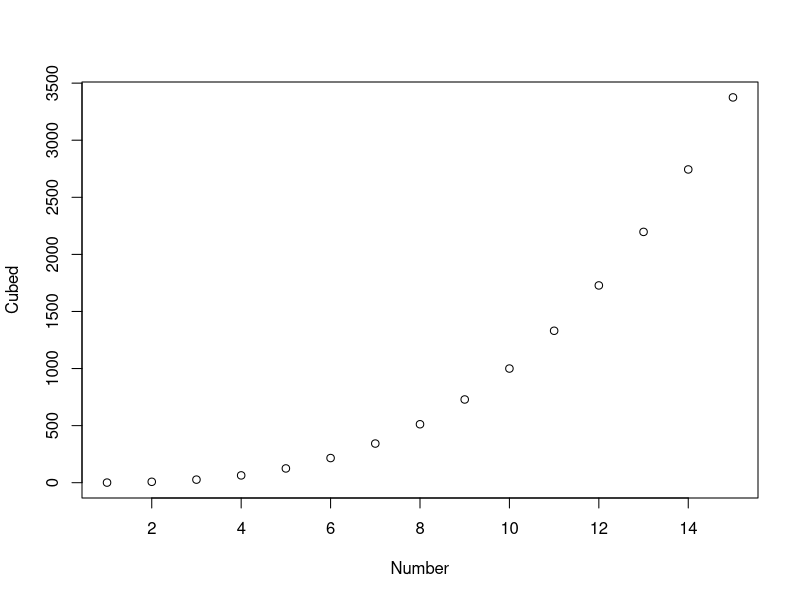
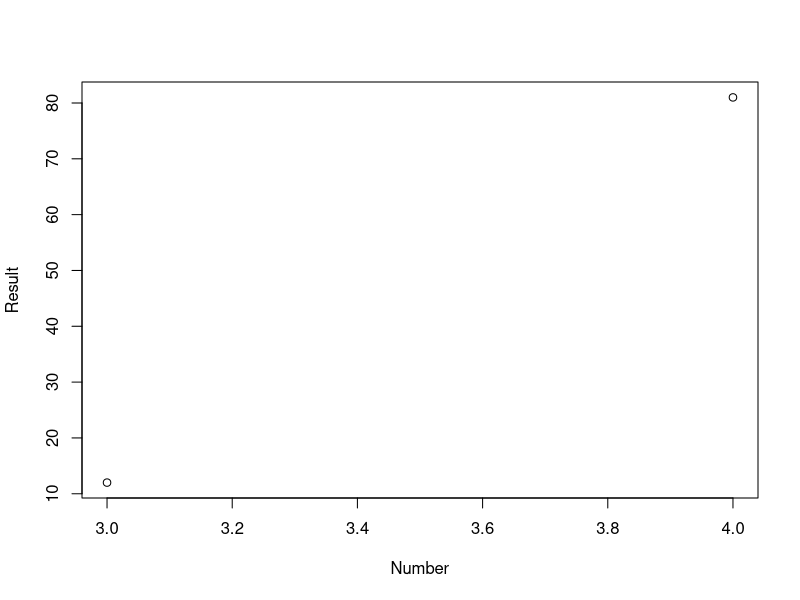
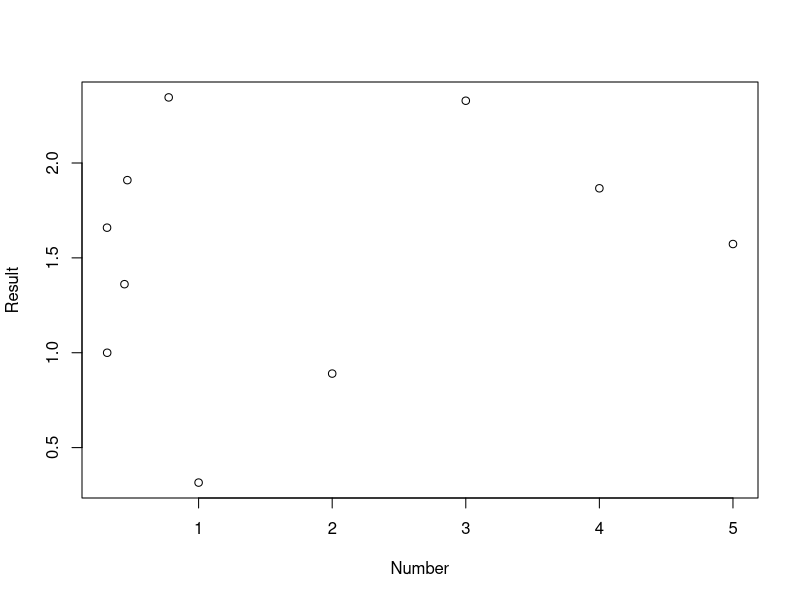

Reproduce these figures in R, in order.
## source: https://www.youtube.com/watch?v=i2VH5jIL76Y

## function can iterate over every element of a vector or dataframe
## function structure: inputs > function() > outputs
## function syntax: 

# FUN <- function(INPUTS) {
#   OUTPUT 1 <- expression 1 involving INPUTS
#   OUTPUT 2 <- expression 2 involving INPUTS
#   OUTPUT n <- expression n involving INPUTS
#   return(OUTPUTS)
# }

## note that an expression always evaluates to a single value

##################################################################################

## examnple 1: number cubed, 1 input, 1 output

FUN1 <- function(x){
  out <- x^3
  return(out)
}

FUN1(3) ## input is a single number
FUN1(seq(5)) ## input is a vector
FUN1(mtcars) ## input is a dataframe

##################################################################################

## examnple 2: number squared and cubed, 1 input, 2 outputs

FUN2 <- function(x){
  out1 <- x^2
  out2 <- x^3
  return(c(squared = out1, cubed = out2))
}

FUN2(3) ## input is a single number, outputs in a named vector

##################################################################################

## examnple 3: number squared and cubed, 1 input, 2 outputs as list

FUN3 <- function(x){
  out1 <- x^2
  out2 <- x^3
  return(list(squared = out1, cubed = out2))
}

FUN3(seq(5)) ## input is a vector, outputs in a named list
FUN3(mtcars) ## input is a dataframe, outputs in a named list

##################################################################################

## examnple 4: number squared and cubed, 1 input, 2 outputs as dataframe

FUN4 <- function(x){
  out1 <- x^2
  out2 <- x^3
  return(data.frame(squared = out1, cubed = out2))
}

FUN4(seq(5)) ## input is a vector, outputs in a dataframe
FUN4(mtcars) ## input is a dataframe, outputs in a dataframe

##################################################################################

## examnple 5: generate a graph, 1 input, 1 output, return plot()

GRAPH <- function(x){
  out <- x^3
  return(plot(x, out, xlab = "Number", ylab = "Cubed"))
}

GRAPH(seq(15))

##################################################################################

## examnple 6: number to the power of another number, 2 inputs, 2 outputs as dataframe

FUN6 <- function(x, y){
  out1 <- x*y
  out2 <- x^y
  return(data.frame(multiple = out1, exponent = out2))
}

FUN6(x = 3, y = 4) ## inputs are both single numbers, outputs in a dataframe
FUN6(x = seq(5), y = 3) ## input x is a vector, input y is a single number, outputs in a dataframe
FUN6(x = seq(5), y = runif(5)) ## inputs are vectors, outputs in a dataframe
FUN6(x = mtcars, y = mtcars) ## inputs are dataframes, outputs in a dataframe

##################################################################################

## examnple 7: number to the power of another number, 2 inputs, 2 outputs, return plot()

GRAPH2 <- function(x, y){
  out1 <- x*y
  out2 <- x^y
  return(plot(c(x, y), c(out1, out2), xlab = "Number", ylab = "Result"))
}

GRAPH2(x = 3, y = 4) ## x and y must have equal length
GRAPH2(x = seq(5), y = runif(5)) ## x and y must have equal length
